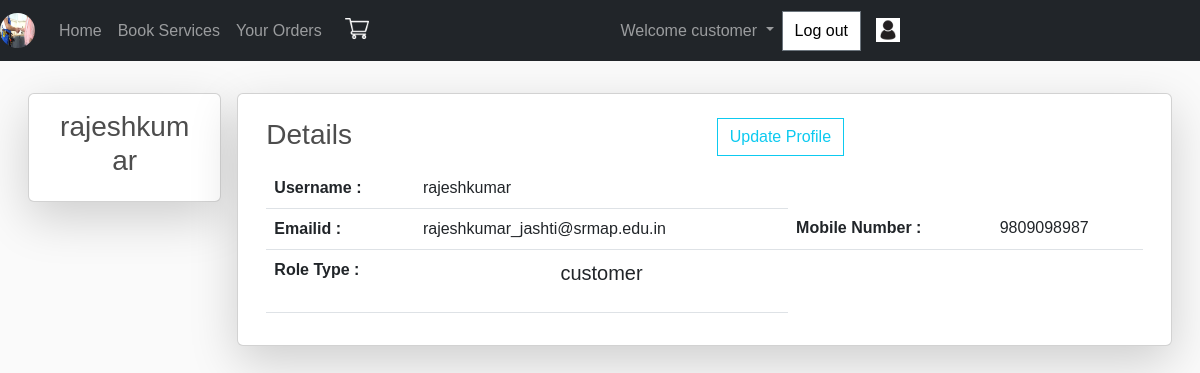
Screenshot of /pfle/ (signed in) with the database file from the repository.
### SMSApp/models.py (models this page shows)
class User(AbstractUser):
    c=[
        ('customer','customer'),
        ('Service provider','Service provider'),
    ]
    mble = models.CharField(max_length=10,null=True,blank=True)
    role_type=models.CharField(choices=c,default='customer',max_length=30)

### SMSApp/views.py (the view)
# urls.py: path('pfle/',views.profile,name="pf"),
def profile(request):
    return render(request, "html/userprofile.html")

### templates/html/userprofile.html (shortened to what this page needs)
{% extends 'html/base.html' %}
{% block content %}
<div class="container-fluid mt-4">
	<div class="row mx-2">
		<div class="card col-md-2 col-sm-3 col-xm-3 shadow-lg m-2 h-100">
			<div class="card-body text-center">
				<h3>{{request.user.username}}</h3>
			</div>
		</div>
		<div class="card col-md col-sm col-xm shadow-lg m-2">
			<div class="card-body">
				<div class="row my-2">
					<div class="col">
						<h3>Details</h3>
					</div>
					<div class="col">
						<a href="{% url 'update_profile' %}" class="btn btn-outline-info float-right">Update Profile</a>
					</div>
				</div>
				<table class="table table-responsive">
					<tr>
						<td><b>Username : </b></td>
						<td>{{request.user.username}}</td>
					</tr>
					<tr>
						<td><b>Emailid : </b></td>
						<td>{{request.user.email}}</td>
						<td><b>Mobile Number : </b></td>
						<td>{{request.user.mble}}</td>
					</tr>
					<tr>
						<td><b>Role Type : </b></td>
						<td>
							{% if user.is_superuser %}
                    <p>Admin</p>
                  {% else %}
                    {% if request.user.role_type == 'customer' %}
                     <p>customer</p>
                    {% else %}
                      Service Provider
                    {% endif %}
                      {% endif %}
						</td>
					</tr>
				</table>
			</div>
		</div>
	</div>
</div>
{% endblock %}

### templates/html/base.html (style rules this page uses)
* { margin: 0; padding: 0; font-family: sans-serif; scroll-behavior: smooth; }
.card-body p { font-size: 20px; text-align: center; }
body { background-color: hsl(0, 0%, 98%); }
h1,h2,h3,h4,h5,h6 { color:hsl(0, 0%, 30%); }
.btn { border-radius: 0; }

### rows the page displays
User: user.username "rajeshkumar", user.email "rajeshkumar_jashti@srmap.edu.in", user.mble "9809098987"
